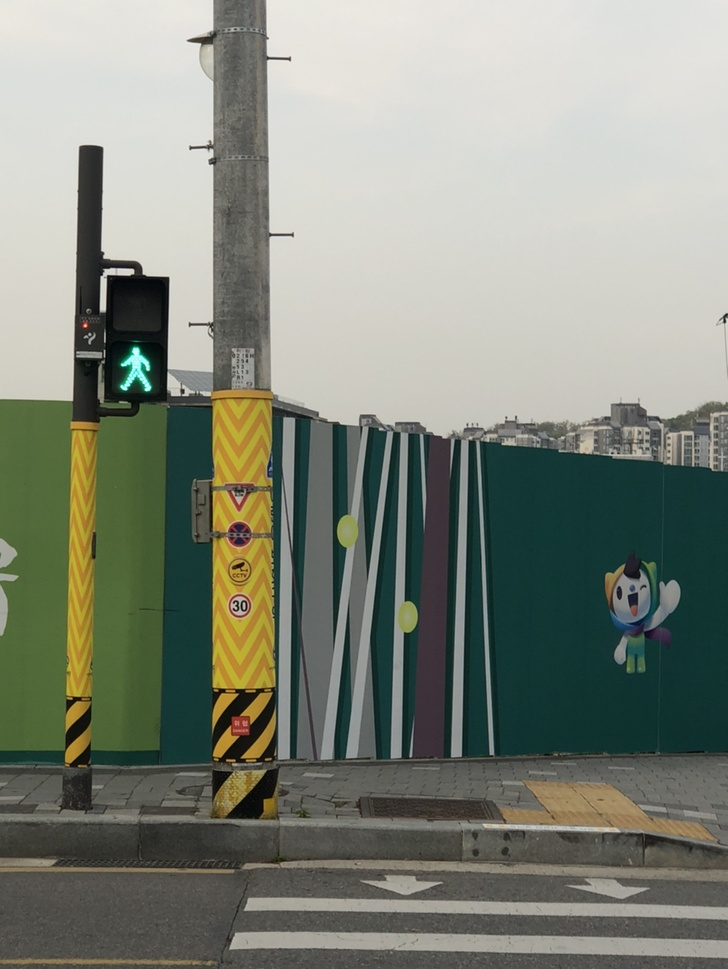
#> input picture original_imgs/crosswalk1-orig.jpg, 728 x 969 px, shrunk from 1000 x 1332 before the run; its folder holds only this picture in this run
$ jupyter execute transform-data.ipynb
#> lines starting #> are read from the running program, lines starting #| are printed output that depends on the picture
#> in transformAllImages, im is the input picture: PIL image 728x969 RGB; mean R, G, B 129.8, 135.2, 123.4
[cell 1]
from PIL import Image, ImageEnhance
import os
import numpy as np

[cell 2]
#creates two directories to store images
os.mkdir('original_imgs') #to store original images
os.mkdir('transformed_imgs') #to store transformed images

[cell 3]
#transforms the data from factor 0.5 to 1.5 excluding factor=1 (original image)
# <1 darkens/blurs the image
# >1 brightens/sharpens the image
def transformData(image, imagename, destination):
#> called with imagename = 'crosswalk1', destination = 'transformed_imgs'
    brightEnhancer = ImageEnhance.Brightness(image)
    sharpEnhancer = ImageEnhance.Sharpness(image)
    contrastEnhancer = ImageEnhance.Contrast(image)
    for x in [round(num, 1) for num in np.arange(0.5, 1.6, .1)]:
        if x != 1:
            factor = x
            im_bright = brightEnhancer.enhance(factor)
            im_bright.save(destination + '/' + imagename + '-bright:' + str(factor) + '.jpg')
            #labels the images as name-bright:factor#.jpg
            im_contrast = contrastEnhancer.enhance(factor)
            im_contrast.save(destination + '/' + imagename + '-contrast:' + str(factor) + '.jpg')
#> this loop made 11 passes
#> pass 1, in transformData, `im_bright = brightEnhancer.enhance(factor)`:
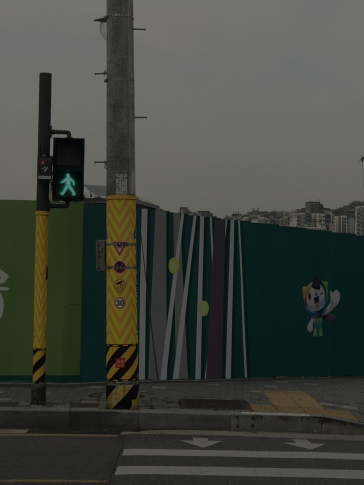
#> im_bright: PIL image 728x969 RGB (shown at 1/2 size); mean R, G, B 64.7, 67.4, 61.4
#> pass 1, in transformData, `im_contrast = contrastEnhancer.enhance(factor)`:
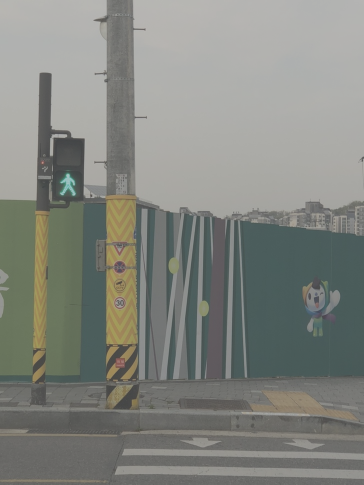
#> im_contrast: PIL image 728x969 RGB (shown at 1/2 size); mean R, G, B 130.7, 133.4, 127.4
#> pass 2, in transformData, `im_bright = brightEnhancer.enhance(factor)`:
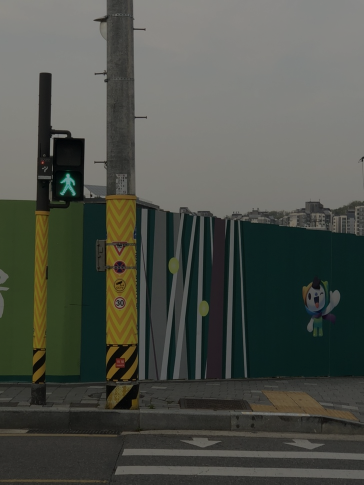
#> im_bright: PIL image 728x969 RGB (shown at 1/2 size); mean R, G, B 77.5, 80.7, 73.6
#> after the loop:
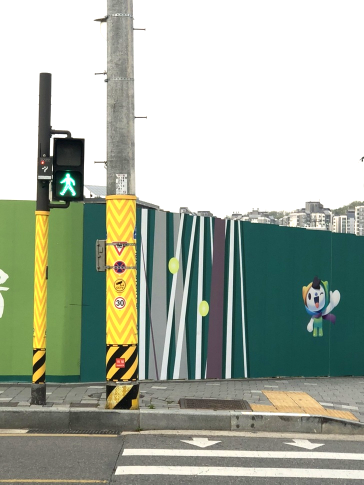
#> im_bright: PIL image 728x969 RGB (shown at 1/2 size); mean R, G, B 168, 176.6, 162.5
#> after the loop:
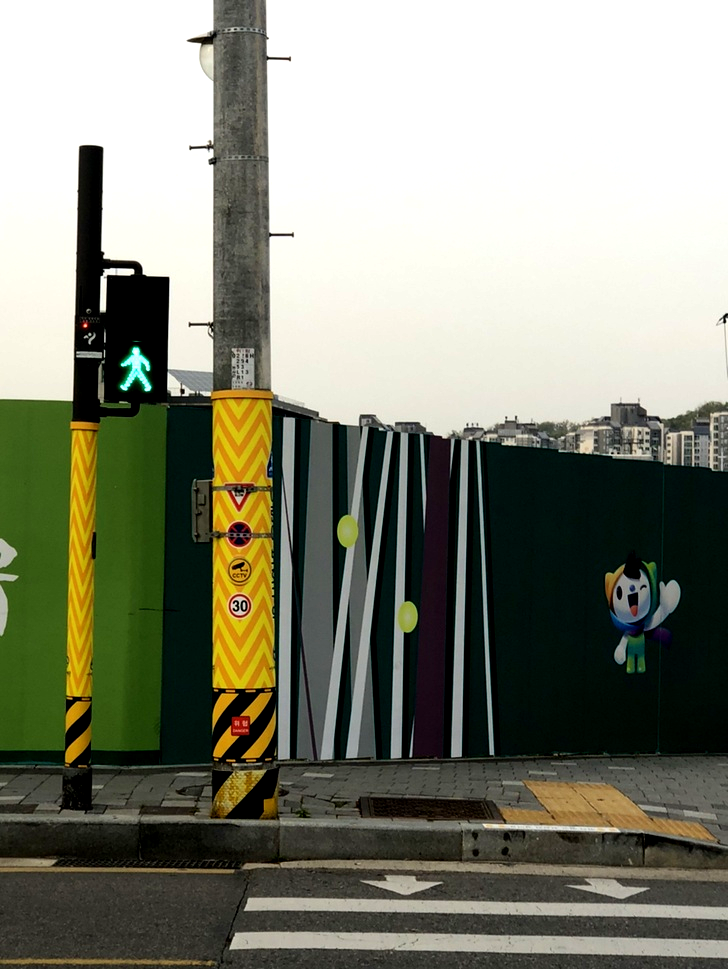
#> im_contrast: PIL image 728x969 RGB; mean R, G, B 132.3, 134.4, 118.6
            #labels the images as name-contrast:factor#.jpg
    for x in [round(num, 1) for num in np.arange(0, 2.2, .2)]:
        if x != 1:
            factor = x
            im_sharp = sharpEnhancer.enhance(factor)
            im_sharp.save(destination + '/' + imagename + '-sharp:' + str(factor) + '.jpg')
            #labels the images as name-sharp:factor#.jpg

[cell 4]
#iterates through all images in the source directory in the form imagename-orig.jpg
#transforms all the images from source directory using transformData and saves into destination directory
def transformAllImages(directory, destination):
    for filename in os.scandir(directory):
        orig_name = filename.name.split('-')[0]
        if(orig_name != '.ipynb_checkpoints'):
            if '.' in orig_name: print('Make sure original ' + orig_name + ' is labeled correctly')
            if '.' not in orig_name:
                im = Image.open(directory + '/' + orig_name +'-orig.jpg')
                rgb_im = im.convert('RGB')
                transformData(rgb_im, orig_name, destination)

$ run again, on original_imgs/crosswalk4-orig.jpg
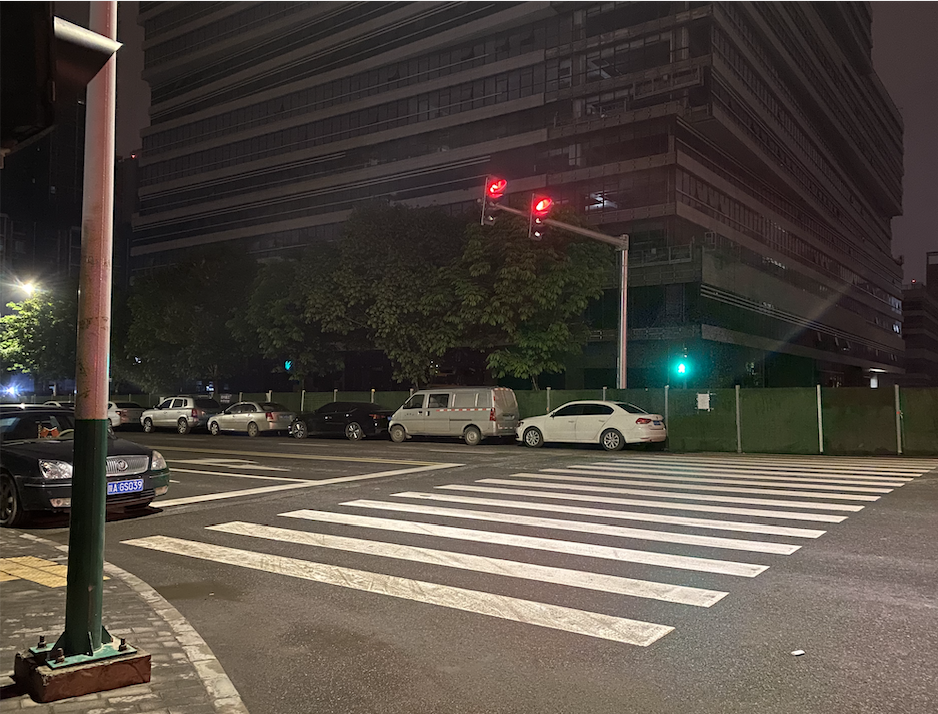
#> input picture original_imgs/crosswalk4-orig.jpg, 938 x 714 px
#> in transformAllImages, im is the input picture: PIL image 938x714 RGBA; mean R, G, B, A 81.2, 73.3, 65.8, 255
#> after the loop in transformData, `for x in [round(num, 1) for num in np.arange(0.5, 1.6, .1)]:`:
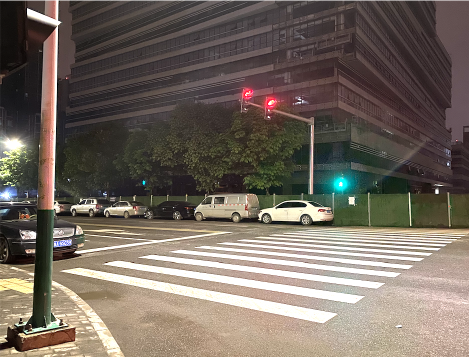
#> im_bright: PIL image 938x714 RGB (shown at 1/2 size); mean R, G, B 115.5, 105.3, 95.8
#> after the loop in transformData, `for x in [round(num, 1) for num in np.arange(0.5, 1.6, .1)]:`:
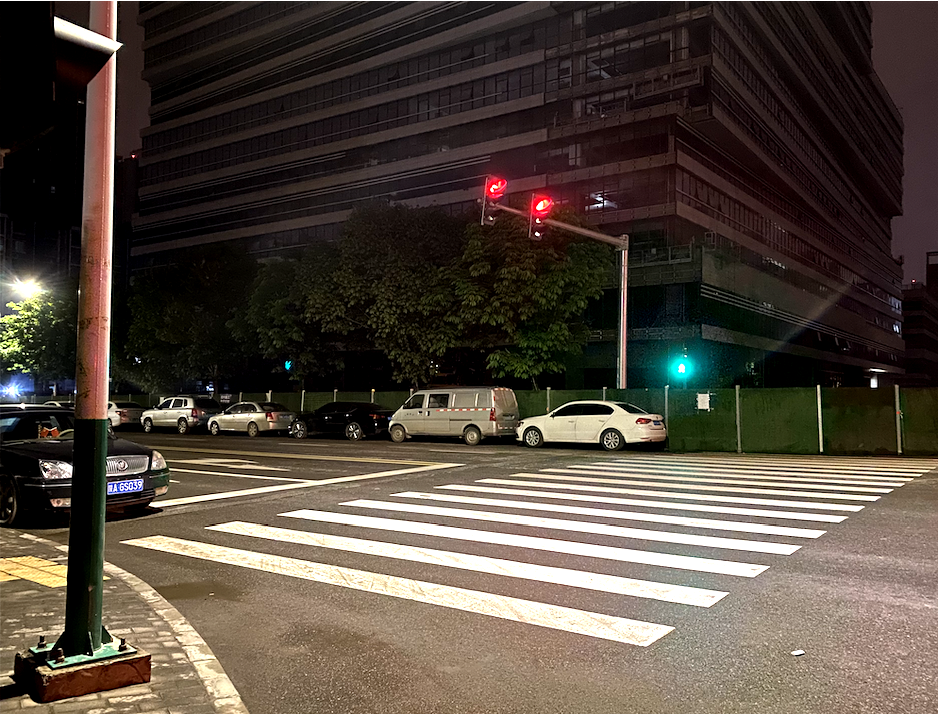
#> im_contrast: PIL image 938x714 RGB; mean R, G, B 82, 71.4, 61.6

$ run again, on original_imgs/crosswalk5-orig.jpg
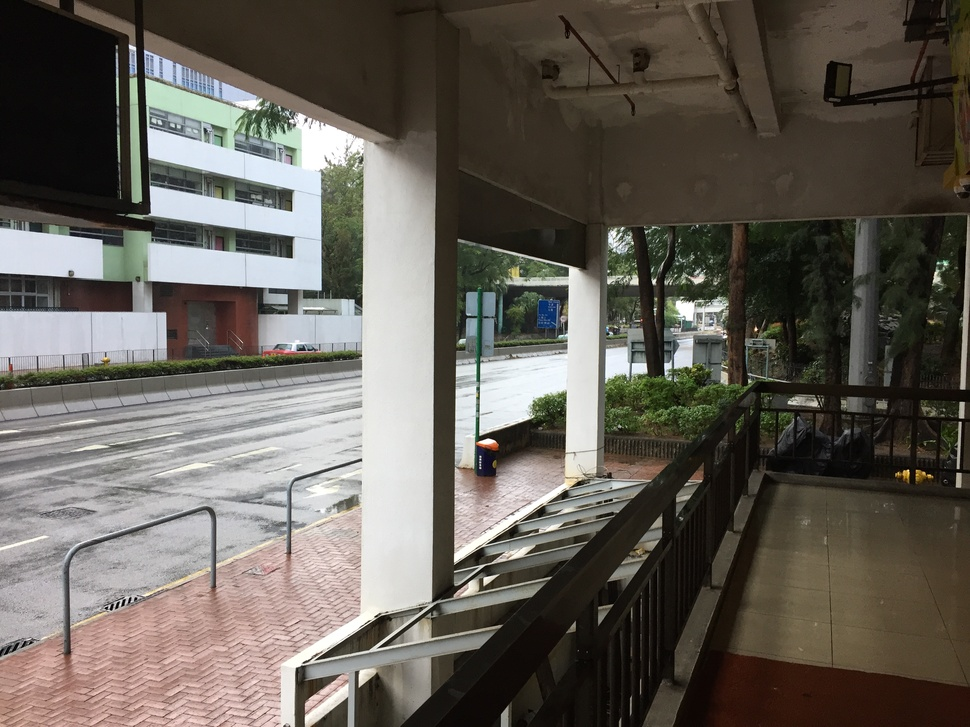
#> input picture original_imgs/crosswalk5-orig.jpg, 970 x 727 px, shrunk from 3264 x 2448 before the run
#> in transformAllImages, im is the input picture: PIL image 970x727 RGB; mean R, G, B 100.7, 95.7, 88.1
#> after the loop in transformData, `for x in [round(num, 1) for num in np.arange(0.5, 1.6, .1)]:`:
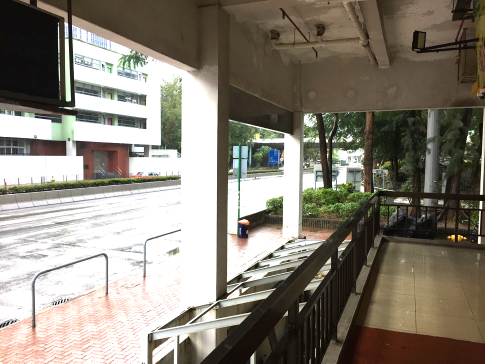
#> im_bright: PIL image 970x727 RGB (shown at 1/2 size); mean R, G, B 136.5, 130.1, 118.9
#> after the loop in transformData, `for x in [round(num, 1) for num in np.arange(0.5, 1.6, .1)]:`:
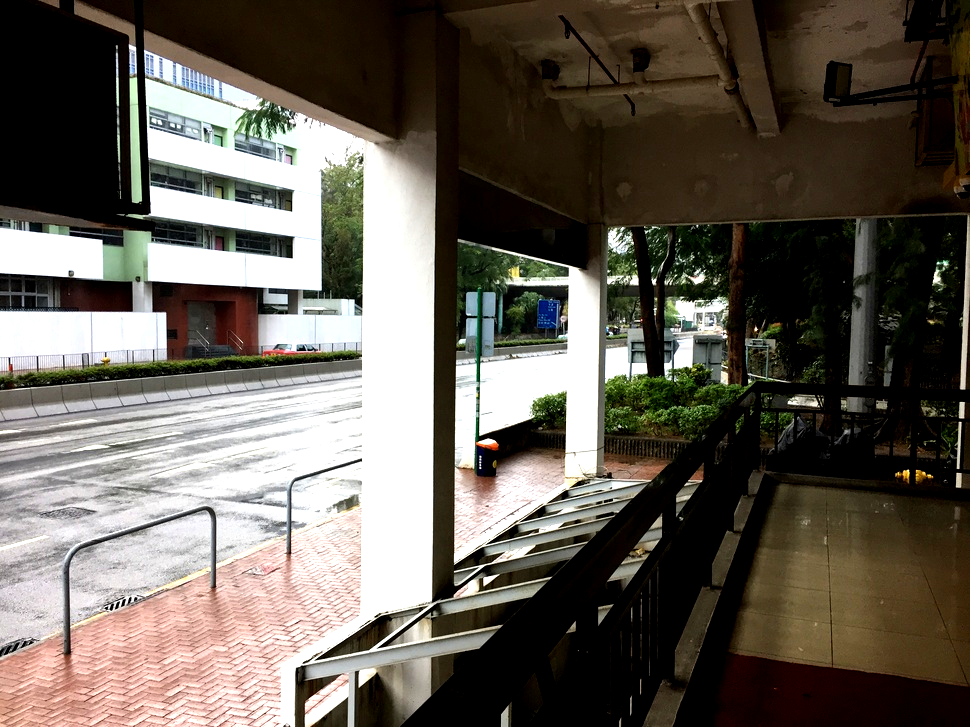
#> im_contrast: PIL image 970x727 RGB; mean R, G, B 101.9, 95.2, 86.2
